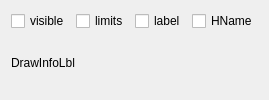
     <widget class="QWidget" name="TabPage2" >
      <attribute name="title" >
       <string>Draw</string>
      </attribute>
      <layout class="QVBoxLayout" >
       <item>
        <layout class="QHBoxLayout" >
         <item>
          <widget class="QCheckBox" name="CondVisibleChk" >
           <property name="sizePolicy" >
            <sizepolicy vsizetype="Fixed" hsizetype="Minimum" >
             <horstretch>0</horstretch>
             <verstretch>0</verstretch>
            </sizepolicy>
           </property>
           <property name="toolTip" >
            <string>Draw condition limits into label.</string>
           </property>
           <property name="text" >
            <string>visible</string>
           </property>
          </widget>
         </item>
         <item>
          <widget class="QCheckBox" name="CondLimits" >
           <property name="sizePolicy" >
            <sizepolicy vsizetype="Fixed" hsizetype="Minimum" >
             <horstretch>0</horstretch>
             <verstretch>0</verstretch>
            </sizepolicy>
           </property>
           <property name="toolTip" >
            <string>Draw condition limits into label.</string>
           </property>
           <property name="text" >
            <string>limits</string>
           </property>
          </widget>
         </item>
         <item>
          <widget class="QCheckBox" name="CondLabel" >
           <property name="sizePolicy" >
            <sizepolicy vsizetype="Fixed" hsizetype="Minimum" >
             <horstretch>0</horstretch>
             <verstretch>0</verstretch>
            </sizepolicy>
           </property>
           <property name="toolTip" >
            <string>Draw label of condition properties on viewpanel..</string>
           </property>
           <property name="text" >
            <string>label</string>
           </property>
          </widget>
         </item>
         <item>
          <widget class="QCheckBox" name="HistogramChk" >
           <property name="sizePolicy" >
            <sizepolicy vsizetype="Fixed" hsizetype="Expanding" >
             <horstretch>0</horstretch>
             <verstretch>0</verstretch>
            </sizepolicy>
           </property>
           <property name="text" >
            <string>HName</string>
           </property>
          </widget>
         </item>
        </layout>
       </item>
       <item>
        <widget class="QLabel" name="DrawInfoLbl" >
         <property name="sizePolicy" >
          <sizepolicy vsizetype="Preferred" hsizetype="Expanding" >
           <horstretch>0</horstretch>
           <verstretch>0</verstretch>
          </sizepolicy>
         </property>
         <property name="text" >
          <string>DrawInfoLbl</string>
         </property>
         <property name="alignment" >
          <set>Qt::AlignLeading|Qt::AlignLeft|Qt::AlignVCenter</set>
         </property>
         <property name="wordWrap" >
          <bool>false</bool>
         </property>
        </widget>
       </item>
      </layout>
     </widget>
